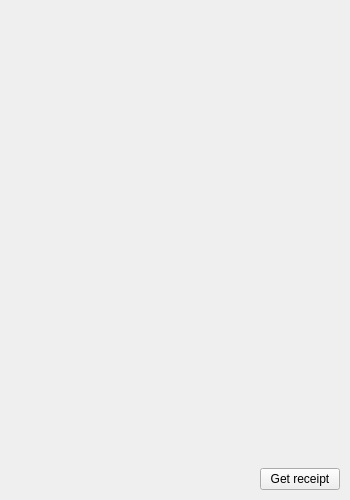
<?xml version="1.0" encoding="UTF-8"?>
<ui version="4.0">
 <class>MainWindow</class>
 <widget class="QMainWindow" name="MainWindow">
  <property name="geometry">
   <rect>
    <x>0</x>
    <y>0</y>
    <width>350</width>
    <height>500</height>
   </rect>
  </property>
  <property name="windowTitle">
   <string>Receipt calculator</string>
  </property>
  <widget class="QWidget" name="centralwidget">
   <layout class="QGridLayout" name="gridLayout">
    <property name="leftMargin">
     <number>0</number>
    </property>
    <property name="topMargin">
     <number>0</number>
    </property>
    <property name="rightMargin">
     <number>0</number>
    </property>
    <property name="bottomMargin">
     <number>0</number>
    </property>
    <item row="0" column="0">
     <layout class="QGridLayout" name="layoutItems" columnstretch="0">
      <property name="sizeConstraint">
       <enum>QLayout::SetDefaultConstraint</enum>
      </property>
      <property name="leftMargin">
       <number>10</number>
      </property>
      <property name="topMargin">
       <number>10</number>
      </property>
      <property name="rightMargin">
       <number>10</number>
      </property>
      <property name="bottomMargin">
       <number>10</number>
      </property>
     </layout>
    </item>
    <item row="2" column="0">
     <layout class="QHBoxLayout" name="horizontalLayout">
      <property name="leftMargin">
       <number>10</number>
      </property>
      <property name="topMargin">
       <number>10</number>
      </property>
      <property name="rightMargin">
       <number>10</number>
      </property>
      <property name="bottomMargin">
       <number>10</number>
      </property>
      <item>
       <spacer name="horizontalSpacer">
        <property name="orientation">
         <enum>Qt::Horizontal</enum>
        </property>
        <property name="sizeHint" stdset="0">
         <size>
          <width>40</width>
          <height>20</height>
         </size>
        </property>
       </spacer>
      </item>
      <item>
       <widget class="QPushButton" name="btnPush">
        <property name="text">
         <string>Get receipt</string>
        </property>
       </widget>
      </item>
     </layout>
    </item>
    <item row="1" column="0">
     <spacer name="verticalSpacer">
      <property name="orientation">
       <enum>Qt::Vertical</enum>
      </property>
      <property name="sizeHint" stdset="0">
       <size>
        <width>20</width>
        <height>40</height>
       </size>
      </property>
     </spacer>
    </item>
   </layout>
  </widget>
 </widget>
 <resources/>
 <connections/>
</ui>
